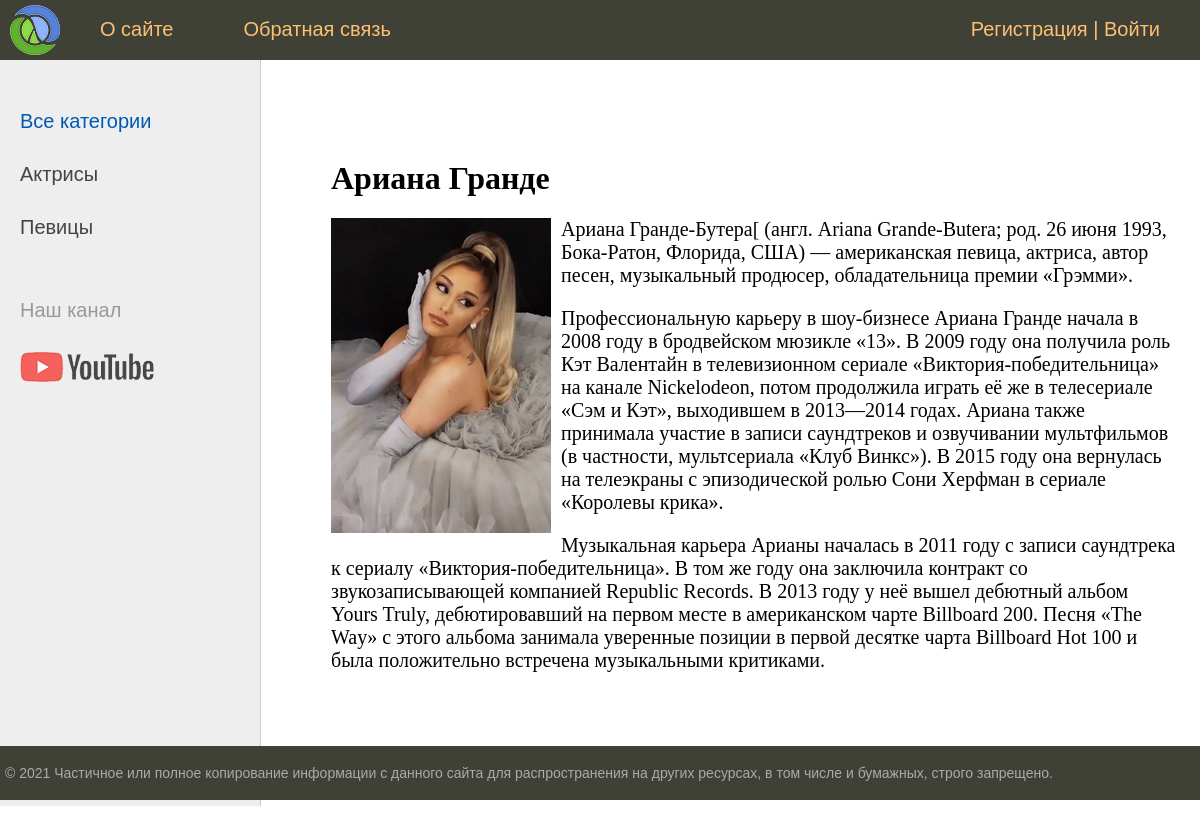
The app's page /post/ariana-grande/ with its own data.
### women/models.py (models this page shows, shortened)
class Category(models.Model):
    name = models.CharField(max_length=100, db_index=True, verbose_name='Категория')
    slug = models.SlugField(max_length=255, unique=True, db_index=True, verbose_name="URL")
    def __str__(self):
        return self.name
    def get_absolute_url(self):
        return reverse('category', kwargs={'cat_slug': self.slug})
    class Meta:
        verbose_name = 'Категория'
        verbose_name_plural = 'Категории'
        ordering = ['id']

class Women(models.Model):
    title = models.CharField(max_length=255, verbose_name='Название')
    slug = models.SlugField(max_length=255, unique=True, db_index=True, verbose_name="URL")
    content = models.TextField(blank=True, verbose_name='Текст статьи')
    photo = models.ImageField(upload_to="photos/%Y/%m/%d/", verbose_name='Фото')
    time_create = models.DateTimeField(auto_now_add=True, verbose_name='Время создания')
    time_update = models.DateTimeField(auto_now=True, verbose_name='Время изменения')
    is_published = models.BooleanField(default=True, verbose_name='Публикация')
    cat = models.ForeignKey('Category', on_delete=models.PROTECT, verbose_name='Категория')
    def __str__(self):
        return self.title
    class Meta:
        verbose_name = 'Известные женщины'
        verbose_name_plural = 'Известные женщины'
        ordering = ['id']

### women/views.py (the view)
# urls.py: path('post/<slug:post_slug>/', ShowPost.as_view(), name='post'),
class ShowPost(DataMixin, DetailView):
    model = Women
    template_name = 'women/post.html'
    slug_url_kwarg = 'post_slug'
    context_object_name = 'post'
    def get_context_data(self, *, object_list=None, **kwargs):
        context = super().get_context_data(**kwargs)
        c_def = self.get_user_context(title=context['post'])
        context = dict(list(context.items()) + list(c_def.items()))  # формирование общего контекста
        return context

### women/templatetags/women_tags.py (called while the page is built)
@register.simple_tag(name='getcats')
def get_categories(filter=None):
    if not filter:
        return Category.objects.all()
    else:
        return Category.objects.filter(pk=filter)

@register.inclusion_tag('women/list_categories.html')
def show_categories(sort=None, cat_selected=0):
    if not sort:
        cats = Category.objects.all()
    else:
        cats = Category.objects.order_by(sort)
    return {"cats": cats, 'cat_selected': cat_selected}

### women/utils.py (called while the page is built)
    def get_user_context(self, **kwargs):
        context = kwargs
        cats = Category.objects.annotate(Count('women'))
        user_menu = menu.copy()
        if not self.request.user.is_authenticated:
            user_menu.pop(1)
        context['menu'] = user_menu
        context['cats'] = cats
        if 'cat_selected' not in context:
            context['cat_selected'] = 0
        return context

### women/templates/women/post.html
{% extends 'women/base.html' %}
{% block content %}
<h1>{{ post.title }}</h1>
{% if post.photo %}
<p><img src="{{ post.photo.url }}" class="img-article-left"></p>
{% endif %}
{{ post.content|linebreaks }}
{% endblock %}

### women/templates/women/base.html (shortened to what this page needs)
{% load static %}
{% load women_tags %}
<!DOCTYPE html>
<html>
<head>
	<link type="text/css" href="{% static 'women/css/styles.css' %}" rel="stylesheet" />
</head>
<body>
<table class="table-page" border=0 cellpadding="0" cellspacing="0">
<tr><td valign=top>
{% block mainmenu %}
		<div class="header">
			<ul id="mainmenu" class="mainmenu">
				<li class="logo"><a href="{% url 'home' %}"><div class="logo"></div></a></li>
				{% for m in menu %}
					<li><a href="{% url m.url_name %}">{{m.title}}</a></li>
				{% endfor %}
				{% if request.user.is_authenticated %}
					<li class="last">{{ user.username }} | <a href="{% url 'logout' %}">Выйти</a></li>
				{% else %}
					<li class="last"><a href="{% url 'register' %}">Регистрация</a> | <a href="{% url 'login' %}">Войти</a></li>
				{% endif %}
			</ul>
		</div>
{% endblock mainmenu %}
<table class="table-content" border=0 cellpadding="0" cellspacing="0">
<tr>
	<td valign="top" class="left-chapters">
	{% load cache %}
	<ul id="leftchapters">
			{% if cat_selected == 0 %}
				<li class="selected">Все категории</li>
			{% else %}
				<li><a href="{% url 'home' %}">Все категории</a></li>
			{% endif %}
			{% for c in cats %}
				{% if c.women__count > 0 %}
					{% if c.pk == cat_selected %}
						<li class="selected">{{ c.name }}</li>
					{% else %}
						<li><a href="{{ c.get_absolute_url }}">{{ c.name }}</a></li>
					{% endif %}
				{% endif %}
			{% endfor %}
		<li class="share">
		<p>Наш канал</p>
		<a class="share-yt" href="https://www.youtube.com/channel/UClJzWfGWuGJL2t-3dYKcHTA/playlists" target="_blank" rel="nofollow"></a>
		</li>
	</ul>
</td>
<td valign="top" class="content">
	<div class="content-text">
		{% block content %}
		{% endblock %}
	</div>
</td></tr></table>
</td></tr>
<tr><td valign=top>
	<div id="footer">
		<p>&copy; 2021 Частичное или полное копирование информации с данного сайта для распространения на других ресурсах, в том числе и бумажных, строго запрещено.</p>
	</div>
</td></tr></table>
</body>
</html>

### women/static/women/css/styles.css (style rules this page uses)
html, body { font-family: 'Arial'; margin: 0; padding: 0; height: 100%; width: 100%; color: #444; }
a { color: #0059b2; text-decoration: none; }
img { max-width: 600px; height: auto; }
img.img-article-left { max-width: 300px; height: auto; float: left; padding: 0 10px 10px 0; }
.table-page { width: 100%; height: 100%; vertical-align: top; }
.table-page tr { height: 100%; }
.header { background: #3F4137; height: 60px; }
.logo { background: url('../images/logo.png') no-repeat 10px 5px; width: 70px; height: 60px; }
ul.mainmenu { list-style: none; margin: 0; padding: 0; height: 60px; color: #fdc073; font-size: 20px; overflow: hidden; }
ul.mainmenu li { float: left; margin: 18px 40px 0 30px; }
ul.mainmenu li.logo { margin: 0; }
ul.mainmenu li.last { float: right; }
ul.mainmenu li a { color: #fdc073; text-decoration: none; }
.table-content { width: 100%; min-height: 100%; height: 100%; }
.left-chapters { margin: 0; background: #eee; border-right: 1px solid #ccc; min-height: 100%; }
.left-chapters ul { width: 230px; min-height: 100%; margin: 0; padding: 20px 10px 10px 20px; list-style: none; font-size: 20px; }
.left-chapters ul li { margin: 30px 0 0 0; color: #999; }
.left-chapters ul li.selected { color: #0059b2; }
.left-chapters ul li a { color: #444; text-decoration: none; }
.left-chapters ul li.share { margin: 60px 0 0 0; }
.left-chapters ul li.share p { margin: 30px 0 30px 0; }
.left-chapters ul li.share a { display: inline-block; width: 40px; height: 40px; margin: 0 20px 0 0; }
.left-chapters ul li.share a.share-yt { width: 100%; height: 30px; background: url('../images/share_yt.png') no-repeat 0 0 }
.content { padding: 40px 20px 20px 40px; width: 100%; box-sizing: border-box; }
.content-text { margin: 60px 0 0 30px; color: #000; font-size: 20px; font-family: Yandex Sans Display Light; }
.content-text h1 { font-size: 32px; }
#footer { box-sizing: border-box; background: #3F4137; padding: 5px; color: #aaa; font-size: 14px; font-family: Verdana, Geneva, Arial, Helvetica; text-align: left; overflow: hidden; }

### records on screen
Category: name "Актрисы"
Category: name "Певицы"
Women: title "Ариана Гранде", photo (picture), content "Ариана Гранде-Бутера[ (англ. Ariana Grande-Butera; род. 26 июня 1993, Бока-Ратон, Флорида, США) — американская певица, актриса, автор песен, музыкальный продюсер, обладательница премии «Грэмми». Профессиональную карьеру в шоу-бизнесе Ариана Гранде начала в 2008 году в бродвейском мюзикле «13». В 2009 году она получила роль Кэт Валентайн в телевизионном сериале «Виктория-победительница» на канале Nickelodeon, потом продолжила играть её же в телесериале «Сэм и Кэт», выходившем в 2013—2014 годах. Ариана также принимала участие в записи саундтреков и озвучивании мультфильмов (в частности, мультсериала «Клуб Винкс»). В 2015 году она вернулась на телеэкраны с эпизодической ролью Сони Херфман в…"

### other values on screen
{{ m.title }} "О сайте" "Обратная связь"
